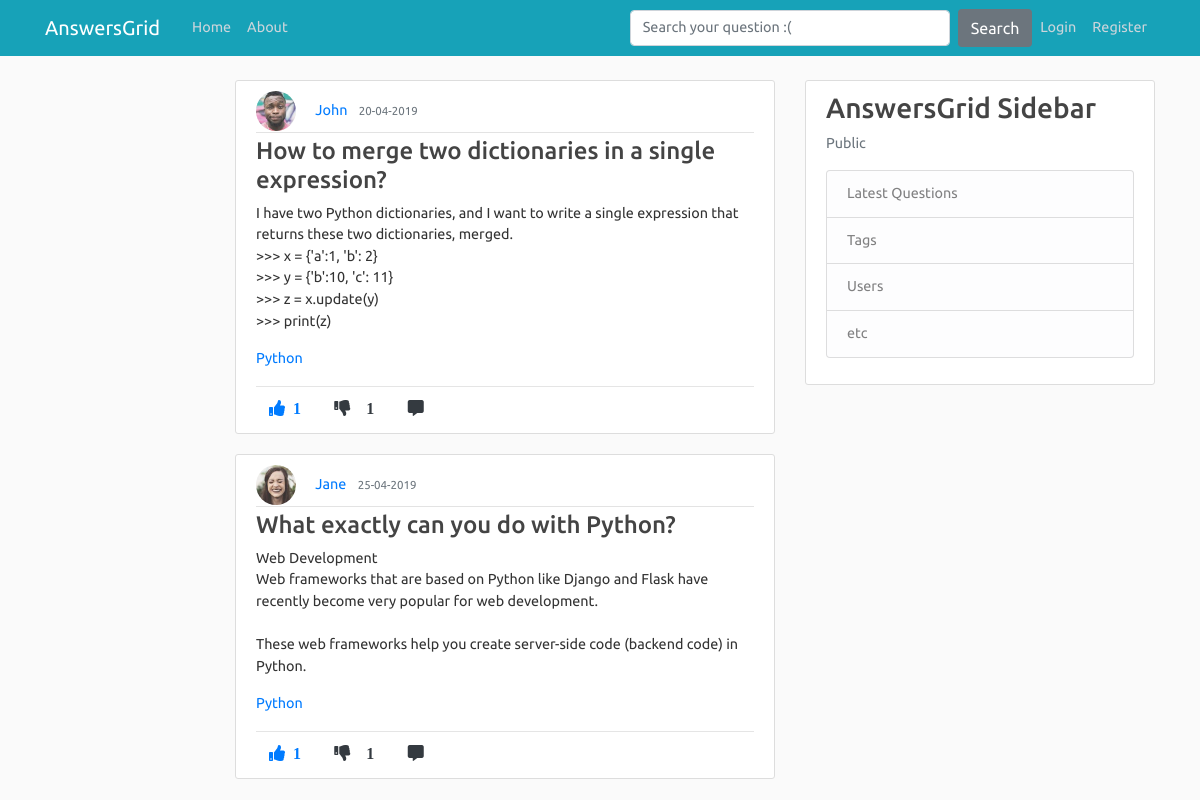
Page /tags/Python on the committed database.
### application/models.py (models this page shows, shortened)
class tagposts(db.Model):
    id = db.Column(db.Integer, primary_key=True, nullable=False)
    post_id = db.Column(db.Integer, db.ForeignKey('post.id'), nullable=False)
    tag_id = db.Column(db.Integer, db.ForeignKey('tags.tag_id'), nullable=False)

class User(db.Model, UserMixin):
    id = db.Column(db.Integer, primary_key=True)
    username = db.Column(db.String(20), unique=True, nullable=False)
    email = db.Column(db.String(120), unique=True, nullable=False)
    image_file = db.Column(db.String(20), nullable=False, default='default.jpg')
    password = db.Column(db.String(60), nullable=False)
    posts = db.relationship('Post', backref='author', lazy=True)
    comments = db.relationship('Comment', backref='author', lazy=True)

class Post(db.Model):
    id = db.Column(db.Integer, primary_key=True)
    title = db.Column(db.String(100), nullable=False)
    content = db.Column(db.Text, nullable=False)
    date_posted = db.Column(db.DateTime, nullable=False, default=datetime.utcnow)
    like_count = db.Column(db.Integer, nullable=False, default=0)
    user_id = db.Column(db.Integer, db.ForeignKey('user.id'), nullable=False)
    comments = db.relationship('Comment', backref='commentOnPost', lazy=True)

class Tags(db.Model):
    tag_id = db.Column(db.Integer, primary_key=True, nullable=False)
    tag_title = db.Column(db.String,nullable=False)

### application/routes.py (the view)
@app.route('/tags/<tag_title>')
def tags(tag_title):
    page = request.args.get('page',1,type=int)
    posts = Post.query.order_by(Post.date_posted.desc()).paginate(page=page, per_page=5)
    tag_title = tag_title
    joinedTables = db.session.query(tagposts.post_id,tagposts.tag_id,Tags.tag_title,Post.title,Post.user_id,Post.like_count,Post.content,Post.id,Post.author,Post.date_posted,User.username,User.image_file).join(Tags).join(Post).join(User).all()
    print(joinedTables)
    for item in joinedTables:
        if tag_title in item.tag_title:
            print(tag_title, item.post_id, item.title, item.user_id,  item.username, item.image_file)
            return render_template("tags.html", posts=posts, joinedTables=joinedTables, tag_title=tag_title)

### application/templates/tags.html
{% extends "layout.html" %}
{% block content %}
      {% for item in joinedTables %}
      {% if tag_title == item.tag_title %}
        <article class="media content-section">
          <div class="media-body">
            <img class="rounded-circle article-img" src="{{ url_for('static', filename='profile_pics/' + item.image_file) }}">
            <a class="mr-2" href="#">{{ item.username }}</a>
            <small class="text-muted">{{ item.date_posted.strftime('%d-%m-%Y') }}</small>
            <div class="article-metadata">
            </div>
            <h4><a class="article-title" href="#">{{ item.title }}</a></h4>
            <p class="article-content">{{ item.content }}</p>
            <p><a class="article-content" href="#">{{ item.tag_title }}</a></p><hr>
            <div class="footRow">
            {%  if current_user.is_authenticated %}
            <a href="{{ url_for('upvote', post_id=item.id, user_id=current_user.id) }}"><i class="fas fa-thumbs-up mr-1 btn text-primary upvote"><span class="ml-2 likes-count">{{ item.like_count }}</span></i></a>
            <a href="{{ url_for('upvote', post_id=item.id, user_id=current_user.id) }}"><i class="fas fa-thumbs-down mr-1 btn text-dark"><span id="demo" class="ml-3">{{ item.like_count }}</i></a>
            <a href="{{url_for('comment_post', post_id=item.id)}}"><i class="fas fa-comment-alt mr-1 btn text-dark"></i></a>
            {% else %}
            <a href="#"><i class="fas fa-thumbs-up mr-1 btn text-primary upvote"><span class="ml-2 likes-count">{{ item.like_count }}</span></i></a>
            <a href="#"><i class="fas fa-thumbs-down mr-1 btn text-dark"><span id="demo" class="ml-3">{{ item.like_count }}</i></a>
            <a href="{{url_for('comment_post', post_id=item.id)}}"><i class="fas fa-comment-alt mr-1 btn text-dark"></i></a>
            {% endif %}
            </div>
          </div>
        </article>
      {% endif %}
      {% endfor %}
{% endblock content %}

### application/static/main.css (style rules this page uses)
body { background: #fafafa; color: #333333; margin-top: 5rem; }
h1, h2, h3, h4, h5, h6 { color: #444444; }
.content-section { background: #ffffff; padding: 10px 20px; border: 1px solid #dddddd; border-radius: 3px; margin-bottom: 20px; }
.article-title { color: #444444; }
.article-content { white-space: pre-line; }
.article-img { height: 40px; width: 40px; margin-right: 16px; }
.article-metadata { padding-bottom: 1px; margin-bottom: 4px; border-bottom: 1px solid #e3e3e3 }

### application/templates/layout.html (style rules this page uses)
body { color: #333333; margin-top: 5rem; font-size: .9rem; font-weight: 400; line-height: 1.5; font-family: 'Ubuntu', sans-serif; }
img { display: inline; }
.footRow { margin-top: -10px; }

### rows in the picture
tagposts: image_file (picture), username "John", date_posted "20-04-2019", title "How to merge two dictionaries in a single expression?", content "I have two Python dictionaries, and I want to write a single expression that returns these two dictionaries, merged. >>> x = {'a':1, 'b': 2} >>> y = {'b':10, 'c': 11} >>> z = x.update(y) >>> print(z)", tag_title "Python", like_count "1"
tagposts: image_file (picture), username "Jane", date_posted "25-04-2019", title "What exactly can you do with Python?", content "Web Development Web frameworks that are based on Python like Django and Flask have recently become very popular for web development. These web frameworks help you create server-side code (backend code) in Python.", tag_title "Python", like_count "1"
